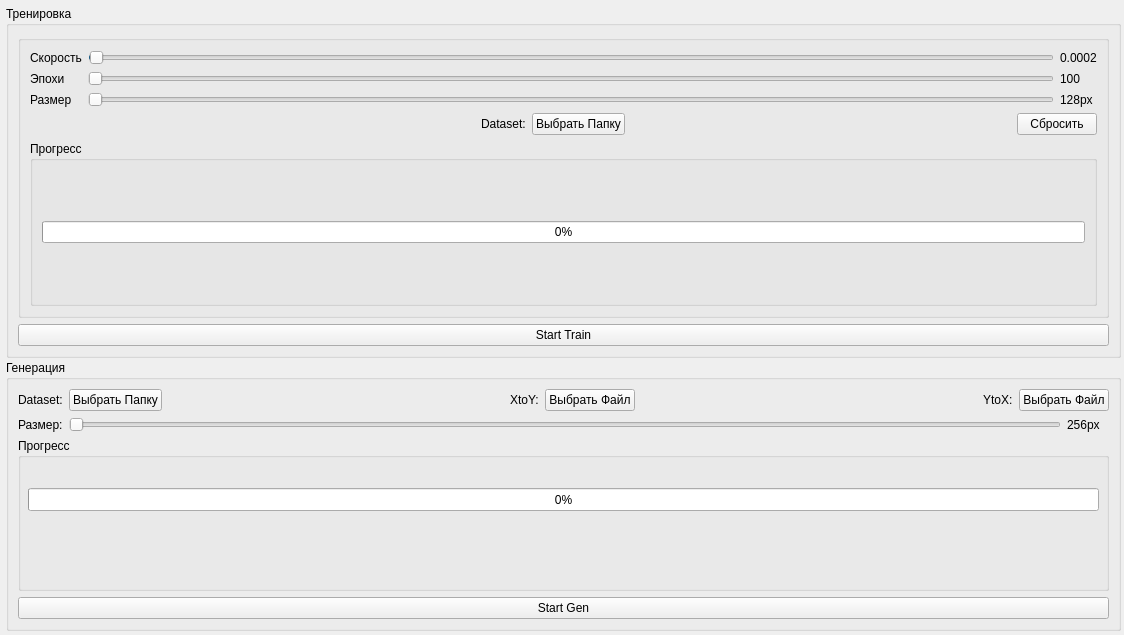
<?xml version="1.0" encoding="UTF-8"?>
<ui version="4.0">
 <class>MainWindow</class>
 <widget class="QMainWindow" name="MainWindow">
  <property name="geometry">
   <rect>
    <x>0</x>
    <y>0</y>
    <width>1124</width>
    <height>635</height>
   </rect>
  </property>
  <property name="windowTitle">
   <string>CycleGAN</string>
  </property>
  <widget class="QWidget" name="train">
   <widget class="QGroupBox" name="groupBox">
    <property name="geometry">
     <rect>
      <x>6</x>
      <y>6</y>
      <width>1115</width>
      <height>352</height>
     </rect>
    </property>
    <property name="minimumSize">
     <size>
      <width>0</width>
      <height>82</height>
     </size>
    </property>
    <property name="title">
     <string>Тренировка</string>
    </property>
    <layout class="QGridLayout" name="gridLayout_4">
     <item row="0" column="0">
      <widget class="QGroupBox" name="settings">
       <property name="title">
        <string/>
       </property>
       <layout class="QGridLayout" name="gridLayout">
        <item row="4" column="6" colspan="2">
         <widget class="QPushButton" name="reset">
          <property name="text">
           <string>Сбросить</string>
          </property>
         </widget>
        </item>
        <item row="0" column="7">
         <widget class="QLabel" name="lramnt">
          <property name="text">
           <string>0.0002</string>
          </property>
         </widget>
        </item>
        <item row="4" column="5">
         <spacer name="horizontalSpacer_2">
          <property name="orientation">
           <enum>Qt::Horizontal</enum>
          </property>
          <property name="sizeType">
           <enum>QSizePolicy::Expanding</enum>
          </property>
          <property name="sizeHint" stdset="0">
           <size>
            <width>40</width>
            <height>20</height>
           </size>
          </property>
         </spacer>
        </item>
        <item row="4" column="2">
         <spacer name="horizontalSpacer">
          <property name="orientation">
           <enum>Qt::Horizontal</enum>
          </property>
          <property name="sizeType">
           <enum>QSizePolicy::Expanding</enum>
          </property>
          <property name="sizeHint" stdset="0">
           <size>
            <width>30</width>
            <height>20</height>
           </size>
          </property>
         </spacer>
        </item>
        <item row="4" column="3">
         <widget class="QLabel" name="label">
          <property name="text">
           <string>Dataset:</string>
          </property>
         </widget>
        </item>
        <item row="0" column="1" colspan="6">
         <widget class="QSlider" name="lrslider">
          <property name="minimum">
           <number>1</number>
          </property>
          <property name="maximum">
           <number>1000</number>
          </property>
          <property name="sliderPosition">
           <number>2</number>
          </property>
          <property name="orientation">
           <enum>Qt::Horizontal</enum>
          </property>
         </widget>
        </item>
        <item row="2" column="0">
         <widget class="QLabel" name="epocjslbl_2">
          <property name="text">
           <string>Размер</string>
          </property>
         </widget>
        </item>
        <item row="2" column="7">
         <widget class="QLabel" name="sizetrainamnt">
          <property name="text">
           <string>128px</string>
          </property>
         </widget>
        </item>
        <item row="1" column="7">
         <widget class="QLabel" name="epochsamnt">
          <property name="text">
           <string>100</string>
          </property>
         </widget>
        </item>
        <item row="5" column="0" colspan="8">
         <widget class="QGroupBox" name="groupBox_2">
          <property name="title">
           <string>Прогресс</string>
          </property>
          <layout class="QGridLayout" name="gridLayout_2">
           <item row="0" column="0">
            <widget class="QProgressBar" name="trainProgress">
             <property name="value">
              <number>0</number>
             </property>
            </widget>
           </item>
          </layout>
         </widget>
        </item>
        <item row="2" column="1" colspan="6">
         <widget class="QSlider" name="sizetrainslider">
          <property name="minimum">
           <number>64</number>
          </property>
          <property name="maximum">
           <number>1024</number>
          </property>
          <property name="singleStep">
           <number>32</number>
          </property>
          <property name="orientation">
           <enum>Qt::Horizontal</enum>
          </property>
         </widget>
        </item>
        <item row="4" column="4">
         <widget class="QPushButton" name="datatrainselect">
          <property name="text">
           <string>Выбрать Папку</string>
          </property>
         </widget>
        </item>
        <item row="0" column="0">
         <widget class="QLabel" name="speedlbl">
          <property name="text">
           <string>Скорость</string>
          </property>
         </widget>
        </item>
        <item row="1" column="0">
         <widget class="QLabel" name="epocjslbl">
          <property name="text">
           <string>Эпохи</string>
          </property>
         </widget>
        </item>
        <item row="1" column="1" colspan="6">
         <widget class="QSlider" name="epochsslider">
          <property name="minimum">
           <number>10</number>
          </property>
          <property name="maximum">
           <number>500</number>
          </property>
          <property name="orientation">
           <enum>Qt::Horizontal</enum>
          </property>
         </widget>
        </item>
       </layout>
      </widget>
     </item>
     <item row="1" column="0">
      <widget class="QPushButton" name="starttrainbtn">
       <property name="text">
        <string>Start Train</string>
       </property>
      </widget>
     </item>
    </layout>
   </widget>
   <widget class="QGroupBox" name="groupBox_3">
    <property name="geometry">
     <rect>
      <x>6</x>
      <y>360</y>
      <width>1115</width>
      <height>271</height>
     </rect>
    </property>
    <property name="title">
     <string>Генерация</string>
    </property>
    <layout class="QGridLayout" name="gridLayout_3" rowstretch="0,0,0,0">
     <property name="horizontalSpacing">
      <number>6</number>
     </property>
     <item row="0" column="0">
      <widget class="QLabel" name="label_2">
       <property name="text">
        <string>Dataset:</string>
       </property>
      </widget>
     </item>
     <item row="0" column="6">
      <widget class="QLabel" name="label_6">
       <property name="text">
        <string>YtoX:</string>
       </property>
      </widget>
     </item>
     <item row="1" column="1" colspan="7">
      <widget class="QSlider" name="sizegenslider">
       <property name="minimum">
        <number>64</number>
       </property>
       <property name="maximum">
        <number>2048</number>
       </property>
       <property name="orientation">
        <enum>Qt::Horizontal</enum>
       </property>
      </widget>
     </item>
     <item row="2" column="0" colspan="9">
      <widget class="QGroupBox" name="groupBox_4">
       <property name="title">
        <string>Прогресс</string>
       </property>
       <widget class="QProgressBar" name="genProgress">
        <property name="geometry">
         <rect>
          <x>10</x>
          <y>50</y>
          <width>1071</width>
          <height>23</height>
         </rect>
        </property>
        <property name="value">
         <number>0</number>
        </property>
       </widget>
      </widget>
     </item>
     <item row="0" column="1">
      <widget class="QPushButton" name="datagenselect">
       <property name="text">
        <string>Выбрать Папку</string>
       </property>
      </widget>
     </item>
     <item row="1" column="8">
      <widget class="QLabel" name="sizegenamnt">
       <property name="text">
        <string>256px</string>
       </property>
      </widget>
     </item>
     <item row="0" column="7" colspan="2">
      <widget class="QPushButton" name="ytoxselectbtn">
       <property name="text">
        <string>Выбрать Файл</string>
       </property>
      </widget>
     </item>
     <item row="3" column="0" colspan="9">
      <widget class="QPushButton" name="startgenbtn">
       <property name="text">
        <string>Start Gen</string>
       </property>
      </widget>
     </item>
     <item row="0" column="2">
      <spacer name="horizontalSpacer_3">
       <property name="orientation">
        <enum>Qt::Horizontal</enum>
       </property>
       <property name="sizeHint" stdset="0">
        <size>
         <width>40</width>
         <height>20</height>
        </size>
       </property>
      </spacer>
     </item>
     <item row="0" column="4">
      <widget class="QPushButton" name="xtoyselectbtn">
       <property name="text">
        <string>Выбрать Файл</string>
       </property>
      </widget>
     </item>
     <item row="1" column="0">
      <widget class="QLabel" name="label_3">
       <property name="text">
        <string>Размер:</string>
       </property>
      </widget>
     </item>
     <item row="0" column="3">
      <widget class="QLabel" name="label_5">
       <property name="text">
        <string>XtoY:</string>
       </property>
      </widget>
     </item>
     <item row="0" column="5">
      <spacer name="horizontalSpacer_4">
       <property name="orientation">
        <enum>Qt::Horizontal</enum>
       </property>
       <property name="sizeHint" stdset="0">
        <size>
         <width>40</width>
         <height>20</height>
        </size>
       </property>
      </spacer>
     </item>
    </layout>
   </widget>
  </widget>
 </widget>
 <resources/>
 <connections/>
</ui>
